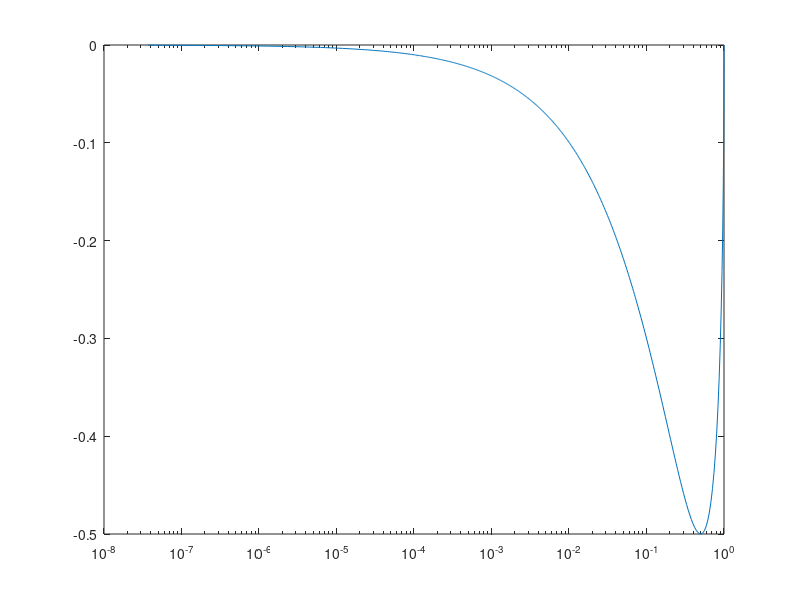
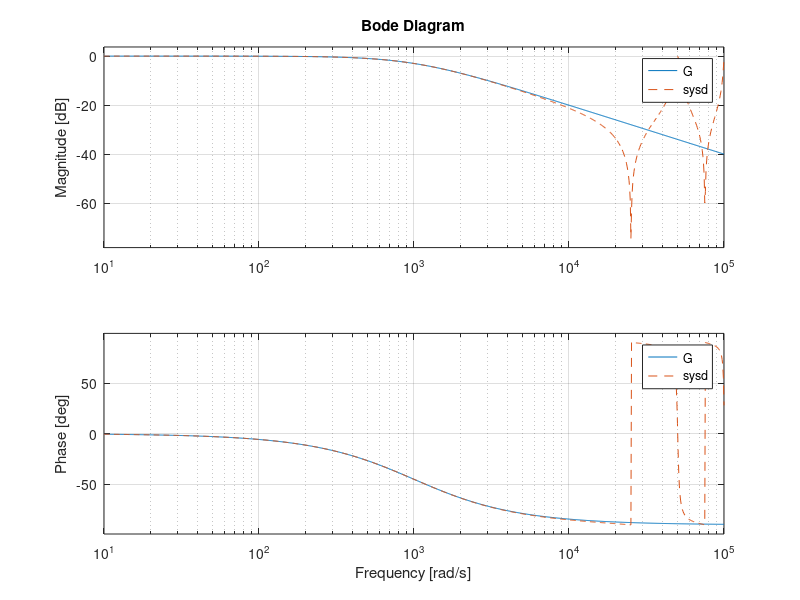

Recreate these plots in MATLAB, in order.
[h, w] = freqz([0.125/2.125, 0.125/2.125], [1, -1.875/2.125]);

figure;
semilogx(h);

R = 1000; C = 1 * 10^(-6);

G = tf(1, [R*C 1]);
sysd = c2d(G, 1/8000, 'tustin');

figure;
bode(G, '-', sysd, '--');